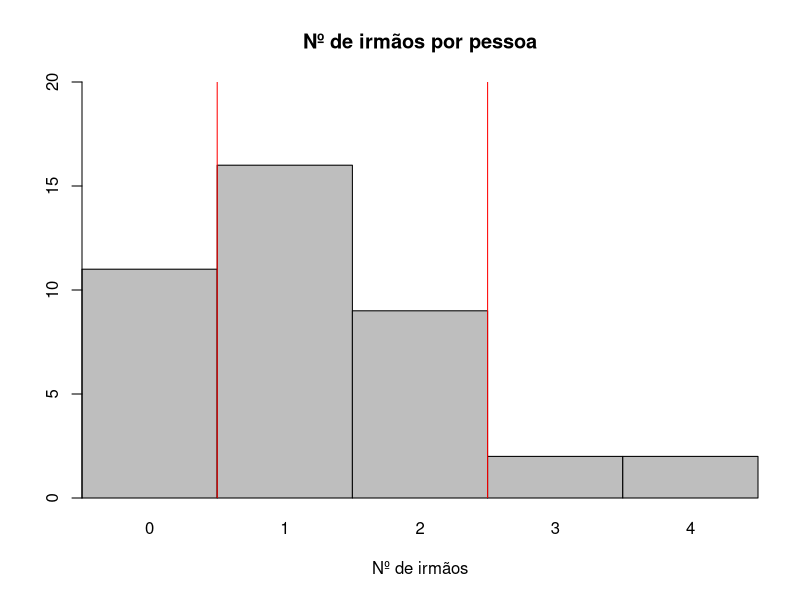

The R source for this figure:
xi <- read.csv(file.path("dataset", "ieedr", "irmaos.csv"))$x
df <- data.frame(media = mean(xi), desvio = sd(xi))
df <- transform(
  df,
  xmin = ceiling(media - desvio),
  xmax = floor(media + desvio)
)
print(df)

png(file.path("imagem", "ieedr", "ex3_3.png"))
barplot(
  table(xi),
  xlab = "Nº de irmãos",
  main = "Nº de irmãos por pessoa",
  ylim = c(0, 20),
  space = 0,
  yaxs = "i",
  xaxs = "i"
)
abline(NULL, v = df$xmin, col = "red")
abline(NULL, v = df$xmax + 1, col = "red")
